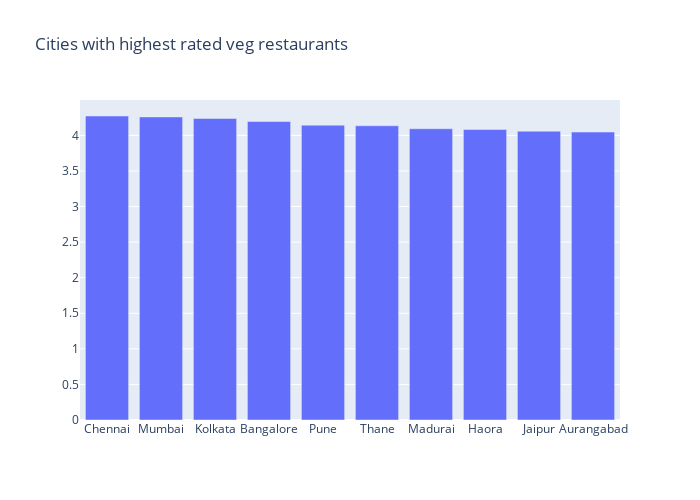

Write notebook code for a chart like this one.
### Code cell
dat4 = go.Bar(x=top_10_veg.city,y=top_10_veg.Rating)
lay4 = go.Layout(title='Cities with highest rated veg restaurants',width=700,height=500)
fig4 = go.Figure(dat4,lay4)
py.iplot(fig4,filename='abc4')

### Figure 1 — Plotly figure (JSON) as saved in the notebook; plotly's stock layout.template omitted (floating-point values rounded to 4 significant figures)
{"data": [{"type": "bar", "x": ["Chennai", "Mumbai", "Kolkata", "Bangalore", "Pune", "Thane", "Madurai", "Haora", "Jaipur", "Aurangabad"], "y": [4.273, 4.26, 4.238, 4.195, 4.145, 4.135, 4.094, 4.083, 4.058, 4.048]}], "layout": {"height": 500, "title": {"text": "Cities with highest rated veg restaurants"}, "width": 700}}
